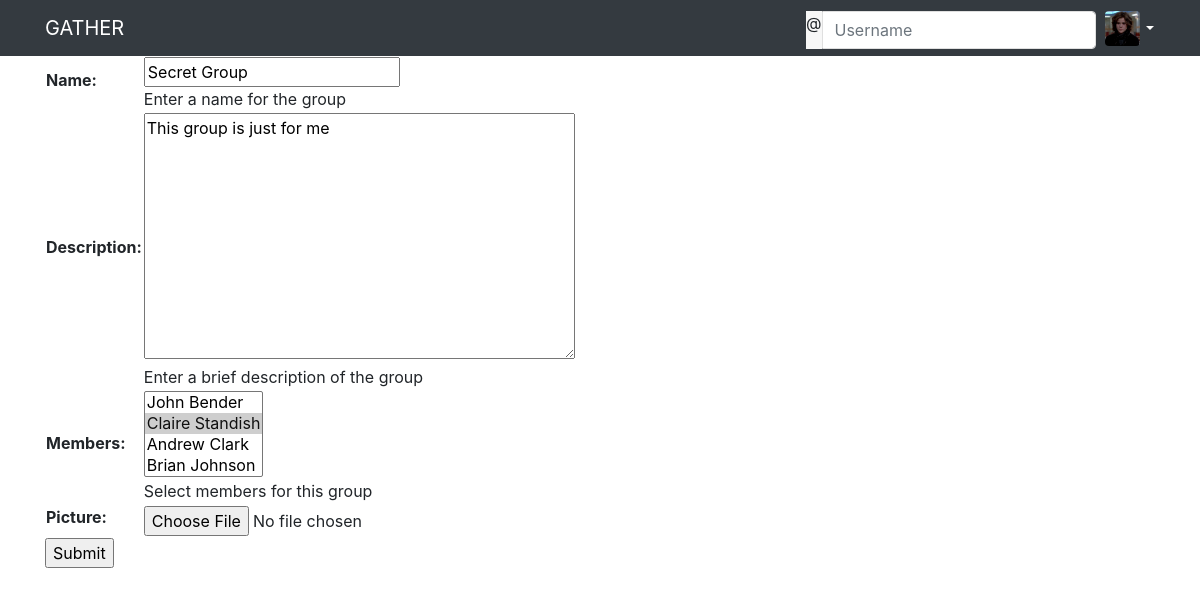
The app's page /gather/g/2/edit (signed in), older data.
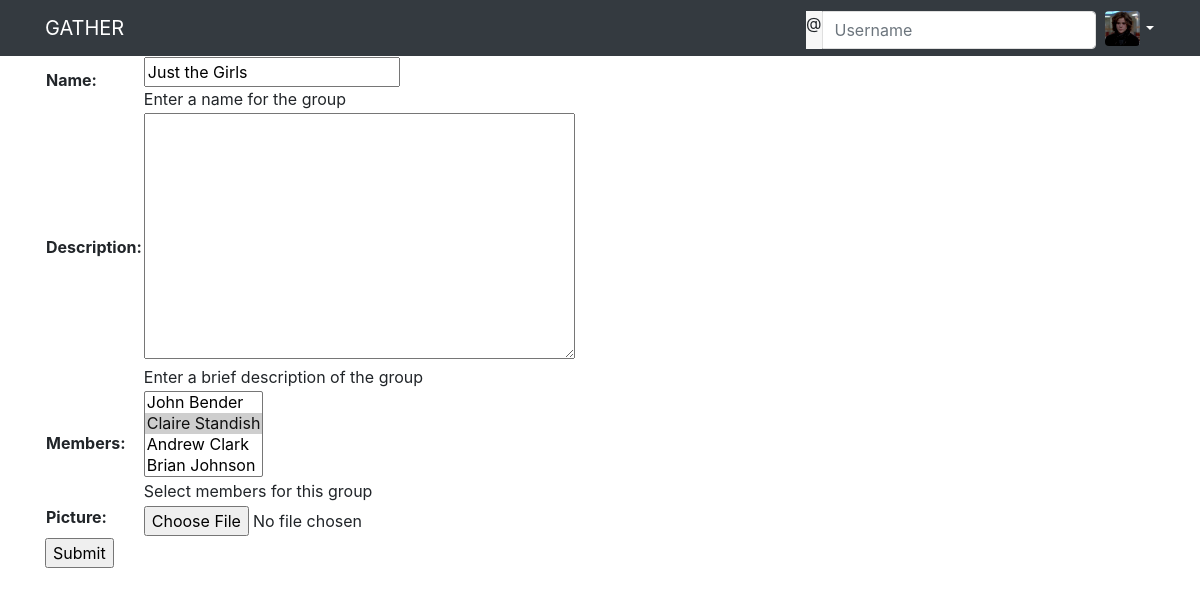
The same page, newer data.
### gather/models.py (models this page shows, shortened)
class EventGroup(models.Model):
    name = models.CharField(max_length=200, help_text="Enter a name for the group")
    description = models.TextField(max_length=1000, blank=True, null=True, help_text="Enter a brief description of the group")
    members = models.ManyToManyField(Profile, related_name="groups", help_text="Select members for this group")
    picture = models.ImageField(upload_to="images/group/", blank=True, null=True)
    class Meta:
        ordering = ["name"]

### gather/views.py (the view, shortened to what this page needs)
# urls.py: url(r'^g/(?P<pk>\d+)/edit$', views.GroupEdit.as_view(), name='edit_group'),
@method_decorator(login_required, name='dispatch')
class GroupEdit(UpdateView):
    model = EventGroup
    fields = '__all__'
    def dispatch(self, request, *args, **kwargs):
        self.object = self.get_object()
        if not request.user.profile in self.object.members.all():
            return HttpResponseRedirect(self.object.get_absolute_url())
        return super(GroupEdit, self).dispatch(request, *args, **kwargs)
    def get_form(self, form_class=None):
        form = super(GroupEdit, self).get_form(form_class)
        form.fields['members'].queryset = (self.object.members.exclude(id=self.request.user.profile.id)
                                           | self.request.user.profile.friends.all()).distinct()
        return form

### gather/models.py (called while the page is built)
    def __str__(self):
        return self.user.first_name + " " + self.user.last_name

### gather/templates/gather/eventgroup_form.html (shortened to what this page needs)
{% extends "base_generic.html" %}
{% block content %}
<form action="" method="post">
    <table>
    {{ form.as_table }}
    </table>
    <input type="submit" value="Submit" />
</form>
{% endblock %}

Row changes from the older to the newer data that the page shows:
changed EventGroup: name "Secret Group" → "Just the Girls"; description "This group is just for me" → (not shown)
